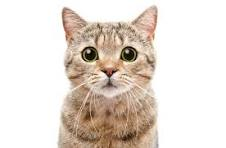
#> input picture image/download.jpeg, 226 x 148 px
$ python brightness_enhance.py
#> lines starting #> are read from the running program, lines starting #| are printed output that depends on the picture
#> further down, img is the input picture: shape (148, 226, 3); mean B, G, R 210.7, 219.1, 228.9
import cv2
import numpy as np

def enhance_brightness(image,alpha):
#> called with alpha = 1.5
  img=image.copy()
  enhanced_img =np.clip(img*alpha,0,255).astype(np.uint8)
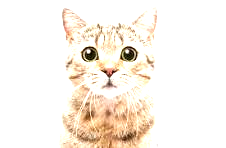
#> enhanced_img: shape (148, 226, 3); mean B, G, R 232.9, 241.9, 249.3
  return enhanced_img

def supress_brightness(image,beta):
#> called with beta = -55
  img=image.copy()
  enhanced_img=np.clip(img+beta,0,255).astype(np.uint8)
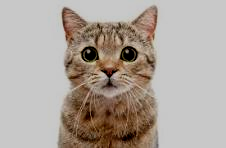
#> enhanced_img: shape (148, 226, 3); mean B, G, R 156.2, 164.4, 174
  return enhanced_img

def manipulate_contrast(image,alpha,beta):
#> called with alpha = 1.5, beta = -55
  img=image.copy()
  contrast = np.clip(img*alpha+beta,0,255).astype('uint8')
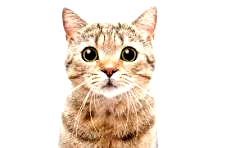
#> contrast: shape (148, 226, 3); mean B, G, R 215.8, 227.3, 239.4
  return contrast

img=cv2.imread('image/download.jpeg')
alpha =1.5
beta =-55

enhanced_img=enhance_brightness(img,alpha)
supressed=supress_brightness(img,beta)
contrast_img=manipulate_contrast(img,alpha,beta)

cv2.imshow("brightness",enhanced_img)
cv2.imshow("contrast",contrast_img)
cv2.imshow("supressed",supressed)
cv2.waitKey(0)
